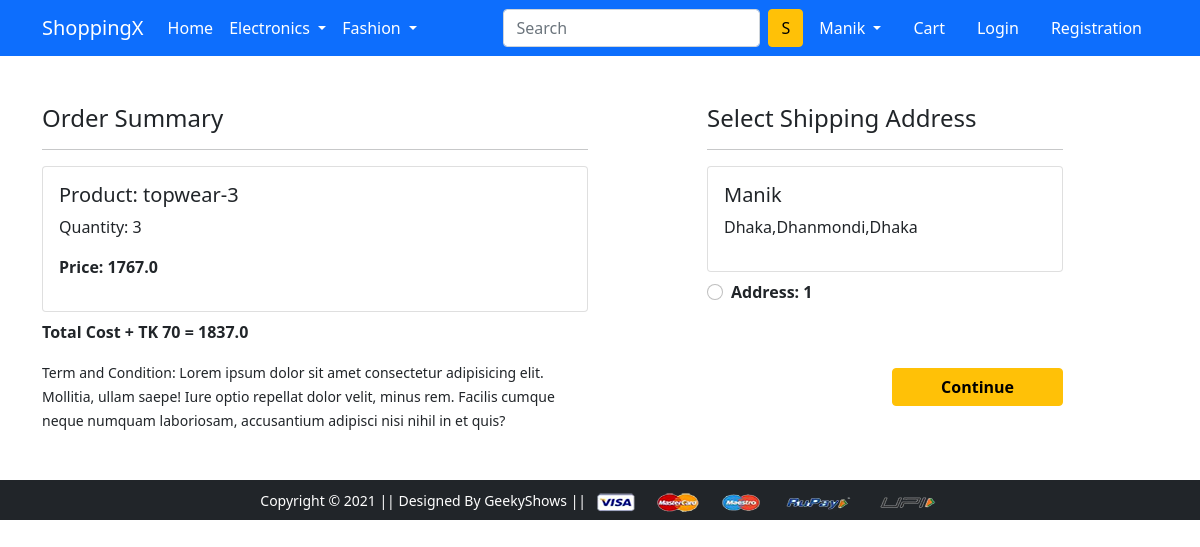
Screenshot of /checkout/ (signed in) with the database file from the repository.
### app/models.py (models this page shows, shortened)
class Cart(models.Model):
    user = models.ForeignKey(User, on_delete=models.CASCADE)
    product = models.ForeignKey(Product,on_delete=models.CASCADE)
    quantity = models.PositiveIntegerField(default=1)
    @property
    def total_cost(self):
        return self.quantity * self.product.discounted_price

class Product(models.Model):
    title = models.CharField(max_length=100)
    selling_price = models.FloatField()
    discounted_price = models.FloatField()
    description = models.TextField()
    brand = models.CharField(max_length=100)
    category = models.CharField(choices=CATEGORY_CHOICES,max_length=100)
    product_image = models.ImageField(upload_to='productimg')

class Customer(models.Model):
    user = models.ForeignKey(User, on_delete=models.CASCADE)
    name = models.CharField(max_length=100)
    location = models.CharField(max_length=100)
    city = models.CharField(max_length=100)
    zipcode = models.IntegerField()
    state = models.CharField(choices=STATIC_CHOICES,max_length=50)

### app/views.py (the view)
# urls.py: path('checkout/', views.checkout, name='checkout'),
@login_required
def checkout(request):
    user = request.user
    add = Customer.objects.filter(user=user)
    cart_items = Cart.objects.filter(user=user)
    amount = 0.0
    shipping_amount = 70.0
    totalamount = 0.0
    cart_product = [p for p in Cart.objects.all() if p.user == request.user]
    if cart_product:
        for p in cart_product:
            tempamount = (p.quantity * p.product.discounted_price)
            amount += tempamount
        totalamount = amount + shipping_amount
    return render(request, 'app/checkout.html',{'add':add,'totalamount':totalamount,'cart_items':cart_items})

### app/templates/app/checkout.html (shortened to what this page needs)
{% extends 'app/base.html' %}
{% load static %}
{% block main-content %}
<div class="container">
 <div class="row mt-5">
  <div class="col-sm-6">
    <h4>Order Summary</h4>
    <hr>
    {% for item in cart_items %}
      <div class="card mb-2">
        <div class="card-body">
          <h5>Product: {{item.product.title}}</h5>
          <p>Quantity: {{item.quantity}}</p>
          <p class="fw-bold">Price: {{item.total_cost}}</p>
        </div>
      </div>
      {% endfor %}
      <p class="fw-bold">Total Cost + TK 70 = {{totalamount}}</p>
    <small>Term and Condition: Lorem ipsum dolor sit amet consectetur adipisicing elit. Mollitia, ullam saepe! Iure optio repellat dolor velit, minus rem. Facilis cumque neque numquam laboriosam, accusantium adipisci nisi nihil in et quis?</small>
  </div>
  <div class="col-sm-4 offset-sm-1">
    <h4>Select Shipping Address</h4>
    <hr>
    <form action="/paymentdone">
      {% for ad in add %}
      <div class="card">
        <div class="card-body">
        <h5>{{ad.name}}</h5>
        <p>{{ad.location}},{{ad.city}},{{ad.state}}</p>
        </div>
      </div>
        <div class="form-check mt-2 mb-5">
          <input class="form-check-input" type="radio" value="{{ad.id}}" name="custid" id="custadd{{forloop.counter}}">
          <label class="form-check-label fw-bold" for="custadd{{forloop.counter}}">
            Address: {{forloop.counter}} </label>
        </div>
        {% endfor %}
        <div class="text-end">
          <button type="submit" class="btn btn-warning mt-3 px-5 fw-bold">Continue</button>
        </div>
      </form>
    </div>
  </div>
</div>
{% endblock main-content %}

### app/templates/app/base.html (shortened to what this page needs)
<!doctype html>
{% load static %}
<html lang="en">
  <head>
    <link href="https://cdn.jsdelivr.net/npm/bootstrap@5.0.0-beta1/dist/css/bootstrap.min.css" rel="stylesheet">
    <link rel="stylesheet" href="{% static 'app/css/owl.carousel.min.css' %}">
    <link rel="stylesheet" href="{% static 'app/css/all.min.css' %}">
    <link rel="stylesheet" href="{% static 'app/css/style.css' %}">
  </head>
  <body>
    <nav class="navbar navbar-expand-lg navbar-dark bg-primary">
     <div class="container">
       <a class="navbar-brand" href="/">ShoppingX</a>
       <div class="collapse navbar-collapse" id="navbarSupportedContent">
         <ul class="navbar-nav me-auto mb-2 mb-lg-0">
           <li class="nav-item">
             <a class="nav-link active" aria-current="page" href="/">Home</a>
           </li>
           <li class="nav-item dropdown">
             <a class="nav-link dropdown-toggle text-white" href="#" id="electronicsDropdown" role="button" data-bs-toggle="dropdown" aria-expanded="false">
               Electronics
             </a>
           </li>
           <li class="nav-item dropdown">
             <a class="nav-link dropdown-toggle text-white" href="#" id="fashionDropdown" role="button" data-bs-toggle="dropdown" aria-expanded="false">
               Fashion
             </a>
           </li>
         </ul>
         <form class="d-flex">
           <input class="form-control me-2" type="search" placeholder="Search" aria-label="Search">
           <button class="btn btn-warning" type="submit">S</button>
         </form>
         <div>
          <ul class="navbar-nav me-auto mb-2 mb-lg-0">
           <li class="nav-item dropdown mx-2">
              <a class="nav-link dropdown-toggle text-white" href="#" id="profileDropdown" role="button" data-bs-toggle="dropdown" aria-expanded="false">{{request.user|capfirst}}
              </a>
            </li>
            <li class="nav-item mx-2">
             <a href="{% url 'showcart' %}" class="nav-link text-white"> Cart </a>
            </li>
            <li class="nav-item mx-2">
             <a href="{% url 'login' %}" class="nav-link text-white">Login</a>
            </li>
            <li class="nav-item mx-2">
             <a href="{% url 'customerregistration' %}" class="nav-link text-white">Registration</a>
            </li>
          </ul>
         </div>
       </div>
     </div>
    </nav>
    {% block main-content %} {% endblock main-content %}
    <footer class="container-fluid bg-dark text-center p-2 mt-5">
        <small class="text-white">Copyright &copy; 2021 || Designed By GeekyShows || </small>
        <img src="{% static 'app/images/payment.png' %}" alt="" srcset="" class="img-fluid" height="2px">
    </footer>
  </body>
</html>

### rows the page displays
Cart: product "topwear-3", quantity "3", total_cost "1767.0"
Customer: name "Manik", location "Dhaka", city "Dhanmondi", state "Dhaka"

### other values shown
{{ request.user|capfirst }} "Manik"
{{ totalamount }} "1837.0"
